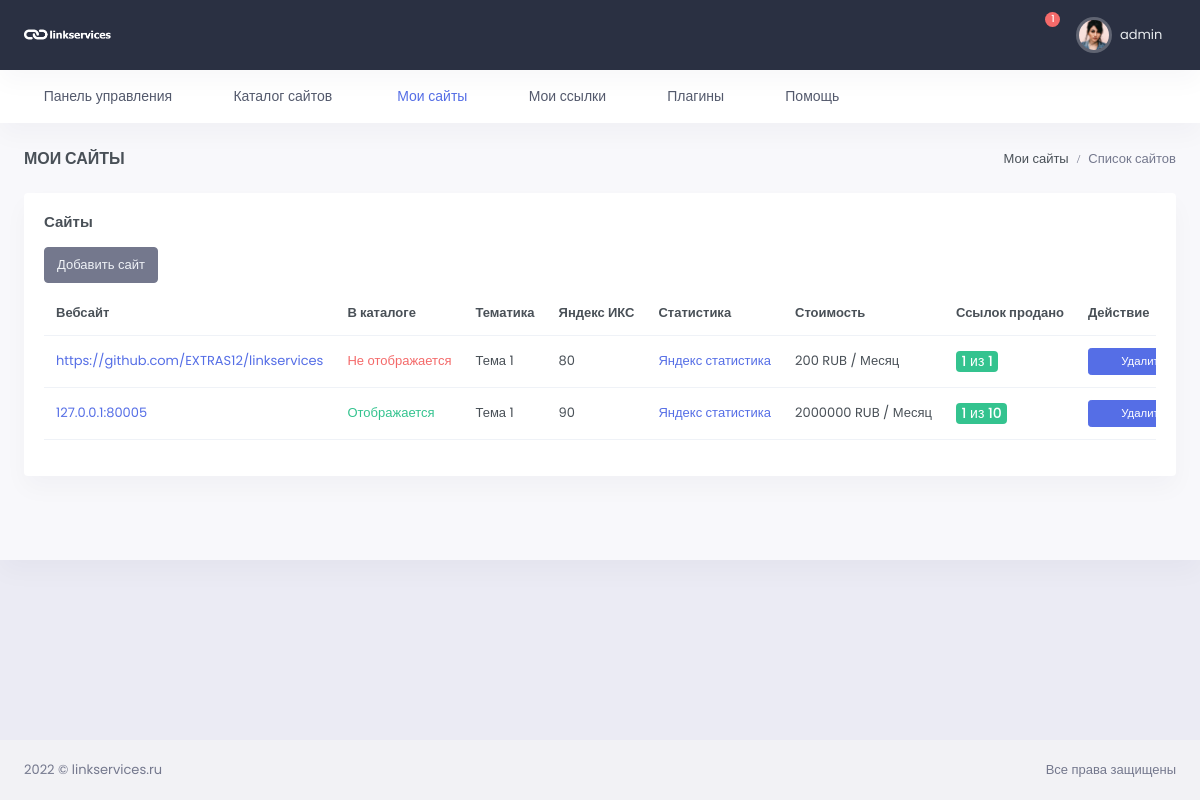
/my-sites/ (signed in), run on an earlier commit of the app's database.
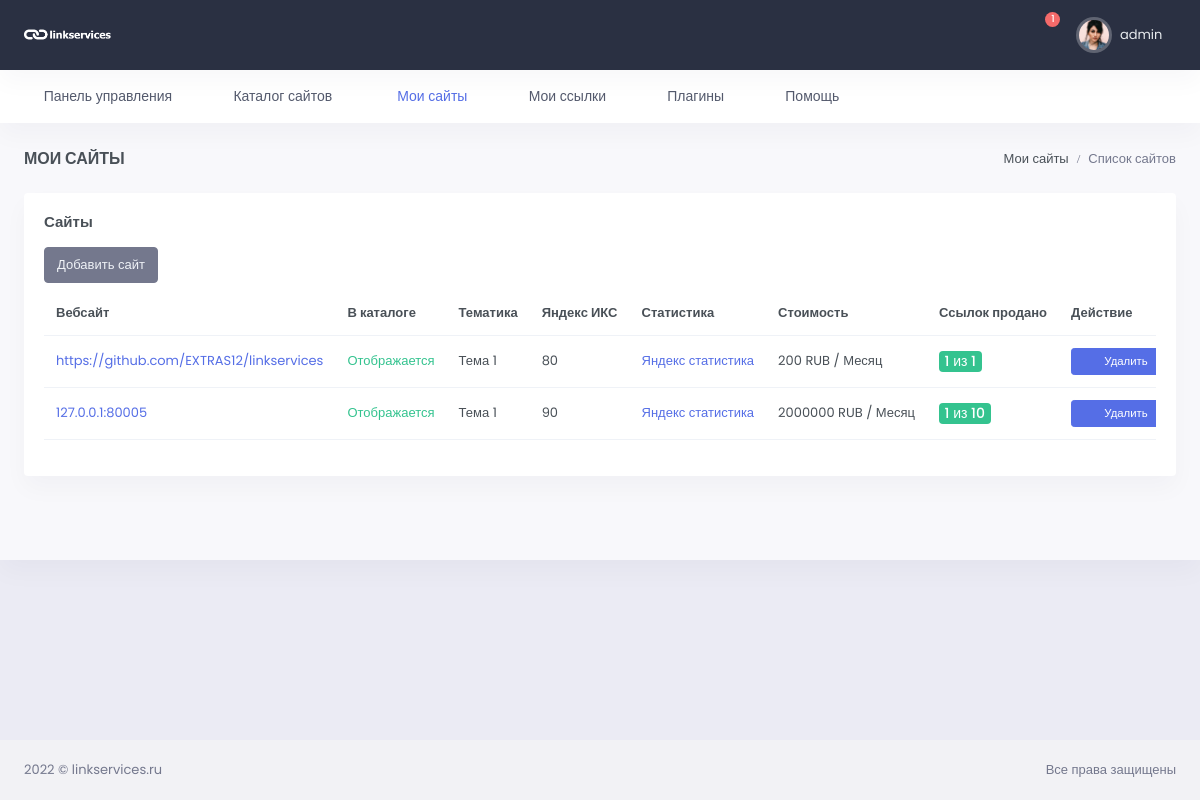
And on a later commit of the database.
### site_app/models.py (models this page shows, shortened)
class WebSite(models.Model):
    url = models.CharField(max_length=255, verbose_name='url сайта')
    user_email = models.ForeignKey(Profile, related_name='user_website', on_delete=models.CASCADE,
                                   max_length=100, blank=True, null=True, verbose_name='email заказчика')
    category = models.ForeignKey(Category, on_delete=models.CASCADE, verbose_name='Тематика')
    price = models.IntegerField(verbose_name='Цена')
    status = models.ForeignKey(Status, verbose_name='Статус', on_delete=models.CASCADE, blank=True, null=True)
    total_link = models.IntegerField(verbose_name='Всего ссылок', blank=True, null=True)
    sold_link = models.IntegerField(verbose_name='Продано ссылок', blank=True, null=True)
    yandex_x = models.IntegerField(verbose_name='Яндекс Икс', blank=True, null=True)
    yandex_stat = models.CharField(max_length=255, verbose_name='Яндекс статистика')
    password_yandex = models.CharField(max_length=250, verbose_name='Пароль от статистики', blank=True, null=True)
    created = models.DateTimeField(auto_now_add=True, verbose_name='Добавлено')
    update = models.DateTimeField(auto_now=True, verbose_name='Изменено')
    class Meta:
        verbose_name = 'Сайт'
        verbose_name_plural = 'Сайты'
        ordering = ('-created',)

class Category(models.Model):
    name = models.CharField(max_length=200, verbose_name='Тематика')
    slug = models.SlugField()
    def __str__(self):
        return self.name
    class Meta:
        verbose_name = 'Тематика'
        verbose_name_plural = 'Тематики'
        ordering = ('name',)

### site_app/views.py (the view)
# urls.py: path('', MySites.as_view(), name='my-sites'),
class MySites(LoginRequiredMixin, ListView):
    template_name = 'site_app/mysites.html'
    model = WebSite
    context_object_name = 'website'
    paginate_by = 15
    def get_queryset(self):
        return WebSite.objects.filter(user_email=self.request.user.profile).\
            select_related('category', 'status')

### site_app/templates/site_app/mysites.html (shortened to what this page needs)
{% extends 'base.html' %}
{% load static %}
{% block content %}
<div id="layout-wrapper">
<div class="main-content">
    <div class="page-content">
        <div class="container-fluid">
            <div class="row">
                <div class="col-12">
                    <div class="page-title-box d-sm-flex align-items-center justify-content-between">
                        <h4 class="mb-sm-0 font-size-18">Мои сайты</h4>
                        <div class="page-title-right">
                            <ol class="breadcrumb m-0">
                                <li class="breadcrumb-item"><a href="javascript: void(0);">Мои сайты</a></li>
                                <li class="breadcrumb-item active">Список сайтов</li>
                            </ol>
                        </div>
                    </div>
                </div>
            </div>
            <div class="row">
                <div class="col-12">
                    <div class="card">
                        <div class="card-body">
                            <h4 class="card-title mb-3">Сайты</h4>
                            <div class="row mb-2">
                                <a href="{% url 'add-site' %}">
                                    <div class="btn btn-secondary">
                                        Добавить сайт
                                    </div>
                                </a>
                            </div>
                            <div class="table-responsive">
                                <table class="table align-middle table-nowrap">
                                    <thead>
                                    <tr>
                                        <th>Вебсайт</th>
                                        <th>В каталоге</th>
                                        <th>Тематика</th>
                                        <th>Яндекс ИКС</th>
                                        <th>Статистика</th>
                                        <th>Стоимость</th>
                                        <th>Ссылок продано</th>
                                        <th>Действие</th>
                                    </tr>
                                    </thead>
                                    <tbody>
                                    {% for item in website  %}
                                    {% include 'site_app/partials/itemsite.html' %}
                                    {% endfor %}
                                        </tbody>
                                    </table>
                                </div>
                            </div>
                        </div>
                    </div>
                </div>
            </div>
        </div>
</div>
</div>
{% endblock %}

### site_app/templates/site_app/partials/itemsite.html (shortened to what this page needs)
<tr>
    <td><a href="{{ item.url }}">{{ item.url }}</a></td>
    <td>
        {% if item.status.name == 'Опубликовано' %}
        <span class="text-success">Отображается</span>
        {% else %}
        <span class="text-danger">Не отображается</span>
        {% endif %}
    </td>
    <td>{{ item.category }}</td>
    <td>{{ item.yandex_x }}</td>
    <td><a href="{{ item.yandex_stat }}" target="_blank">Яндекс
        статистика</a></td>
    <td>{{ item.price }} RUB / Месяц</td>
    <td><span
            class="badge bg-success font-size-14 count-links-in-catalog">{{ item.sold_link }} из {{ item.total_link }}</span>
    </td>
    <td>
        <a href="{% url 'delete-site' pk=item.id %}" class="btn btn-primary btn-sm w-md">Удалить</a>
    </td>
</tr>

What changed in the data, as far as the page shows it:
changed WebSite "https://github.com/EXTRAS12/linkservices": status_id "Не отображается" → "Отображается"
